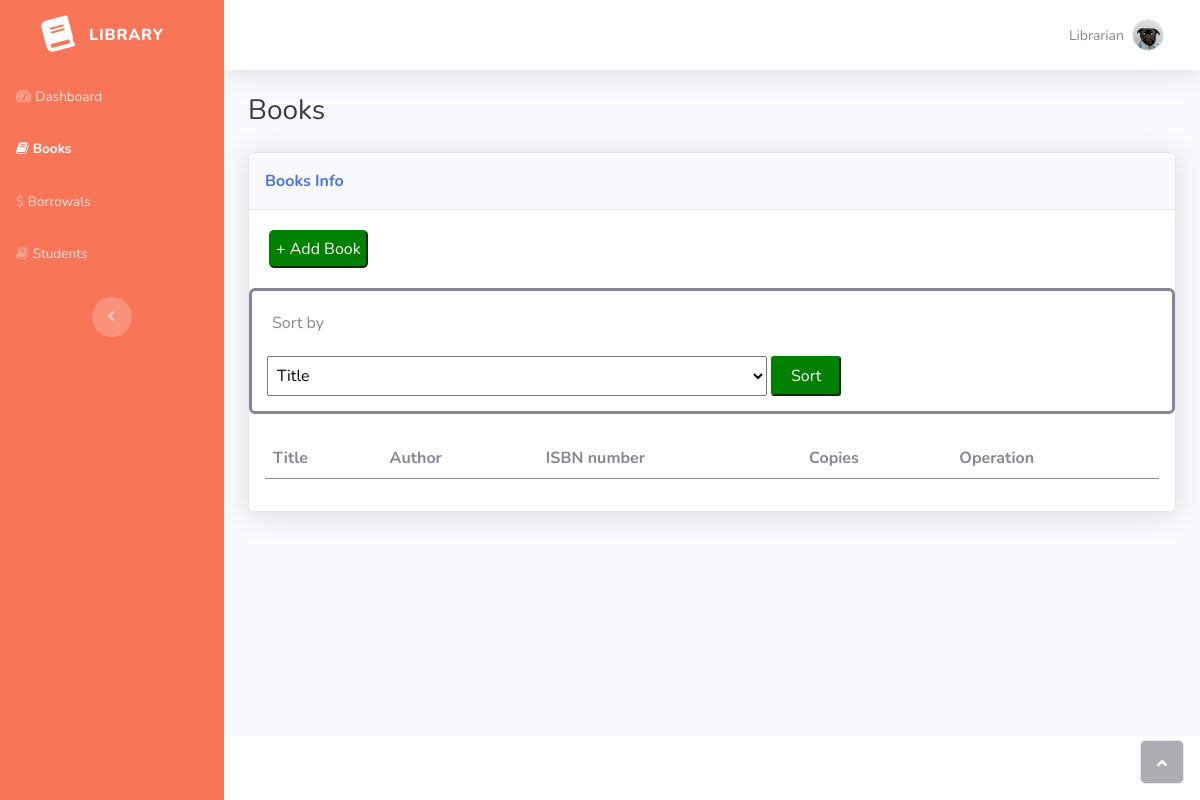
The page /books/ on the database as committed earlier.
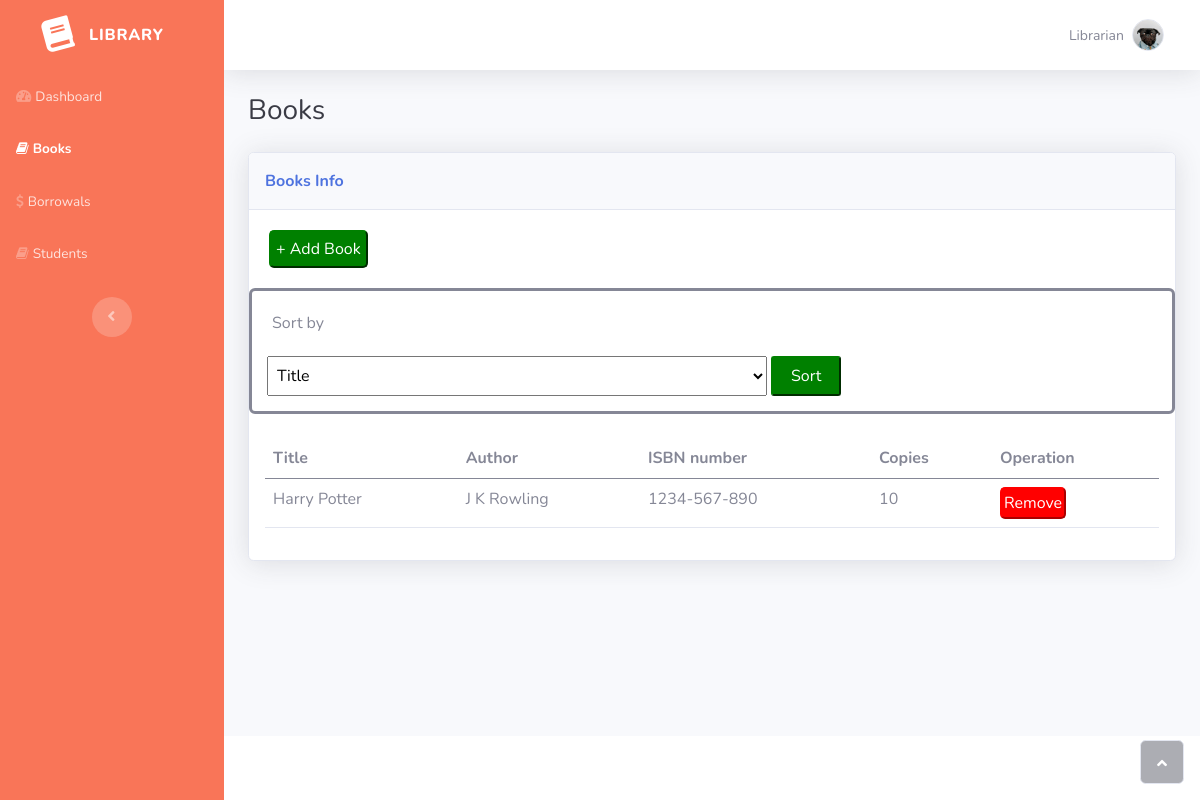
The same page on the database as committed later.
### library/models.py (models this page shows, shortened)
class Book(models.Model):
    isbn_number = models.CharField(max_length=20, null=True)
    title = models.CharField(max_length=200, null=True)
    author = models.CharField(max_length=200, null=True)
    copies = models.IntegerField(null=True)

### library/views.py (the view)
# urls.py: path('books/', views.books, name='books'),
def books(request):
    books = Book.objects.all()
    return render(request, 'library/books.html', {'books': books})

### library/templates/library/books.html (shortened to what the changed rows need)
{% load static %}
<!DOCTYPE html>
<html>
<head>
    <link rel="stylesheet" href="{% static 'bootstrap/css/bootstrap.min.css' %}">
    <link rel="stylesheet" href="{% static 'fonts/fontawesome-all.min.css' %}">
    <link rel="stylesheet" href="{% static 'fonts/font-awesome.min.css' %}">
    <link rel="stylesheet" href="{% static 'fonts/fontawesome5-overrides.min.css' %}">
</head>
<body id="page-top">
    <div id="wrapper">
        <div class="d-flex flex-column" id="content-wrapper">
            <div id="content">
                <div class="container-fluid">
                    <div class="card shadow">
                        <div class="card-body">
                            <div class="table-responsive table mt-2" id="dataTable" role="grid" aria-describedby="dataTable_info">
                                <table class="table my-0" id="dataTable">
                                    <thead>
                                        <tr>
                                            <th>Title</th>
                                            <th>Author</th>
                                            <th>ISBN number</th>
                                            <th>Copies</th>
                                            <th>Operation</th>
                                        </tr>
                                    </thead>
                                    <tbody>
                                        {% for book in books %}
                                            <tr style="padding: 5px;">
                                                <td>{{book.title}}</td>
                                                <td>{{book.author}}</td>
                                                <td>{{book.isbn_number}}</td>
                                                <td>{{book.copies}}</td>
                                                <td><a href="/delete-book/{{book.id}}/"><button type="button" style="background-color: red; color: white; padding: 2px; border-color: red; border-radius: 5px;">Remove</button></a>
                                            </tr>
                                        {% endfor %}
                                    </tbody>
                                </table>
                            </div>
                        </div>
                    </div>
                </div>
            </div>
        </div><a class="border rounded d-inline scroll-to-top" href="#page-top"><i class="fas fa-angle-up"></i></a>
    </div>
</body>
</html>

Rows that differ between the two databases and show on the page:
added Book: title "Harry Potter", author "J K Rowling", isbn_number "1234-567-890", copies "10"
